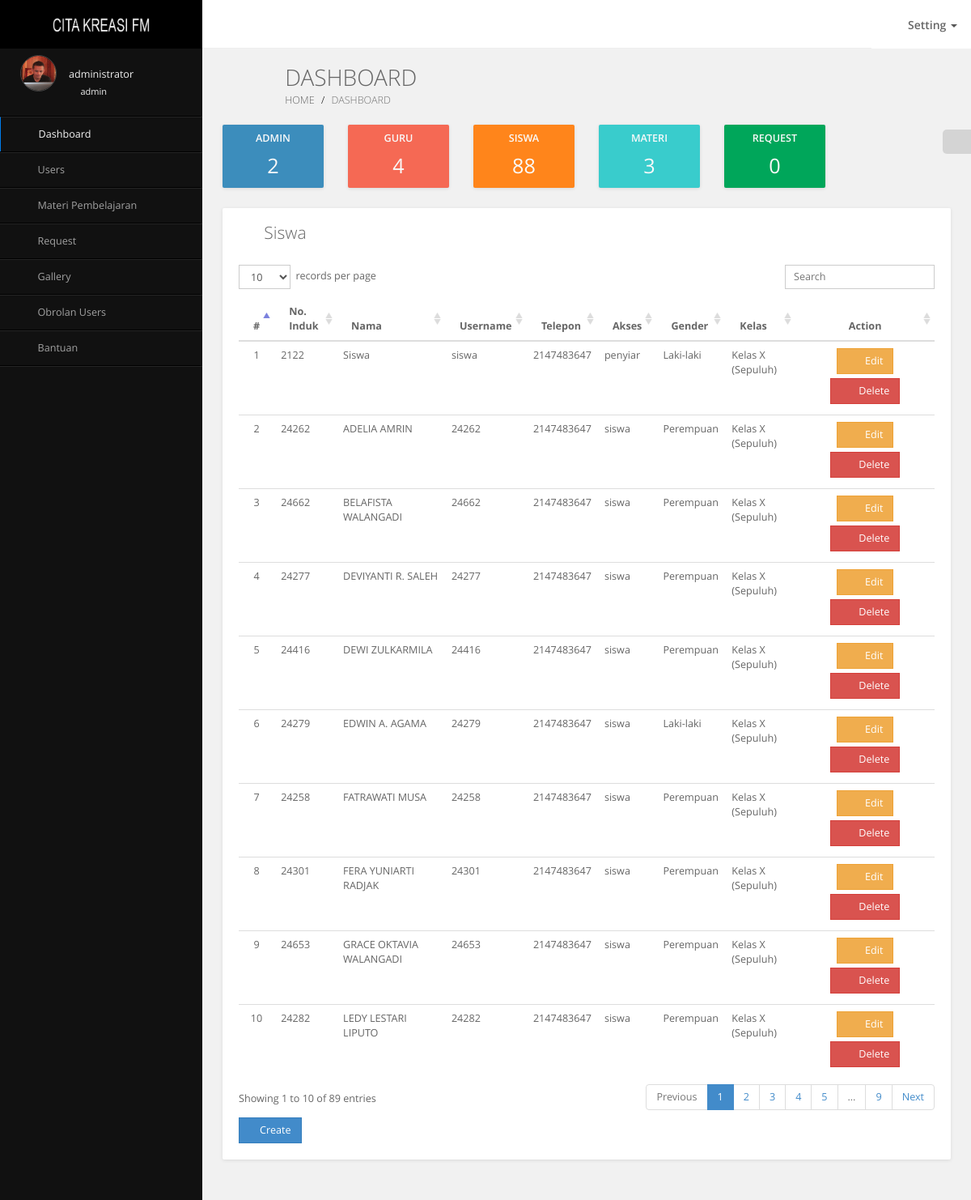
Screenshot of /dashboard?users=siswa (signed in) with the database file from the repository.
### tables this page shows
CREATE TABLE IF NOT EXISTS `users` (
  `id` int(11) NOT NULL AUTO_INCREMENT,
  `nomor_induk` int(16) DEFAULT NULL,
  `name` varchar(50) DEFAULT NULL,
  `username` varchar(30) DEFAULT NULL,
  `password` varchar(32) DEFAULT NULL,
  `telp` int(16) DEFAULT NULL,
  `alamat` text,
  `status` varchar(25) DEFAULT NULL,
  `gender` varchar(25) DEFAULT NULL,
  `foto` varchar(250) DEFAULT NULL,
  `access` varchar(7) DEFAULT NULL,
  `kelas` varchar(20) NOT NULL,
  PRIMARY KEY (`id`)
);

### dashboard/table/siswa.php (the view)
<div class="row">
	<div class="col-md-12">
		<div class="grid no-border">
			<div class="grid-header">
				<i class="fa fa-table"></i>
				<span class="grid-title">Siswa</span>
				<div class="pull-right grid-tools">
					<a data-widget="collapse" title="Collapse"><i class="fa fa-chevron-up"></i></a>
					<a data-widget="reload" title="Reload"><i class="fa fa-refresh"></i></a>
					<a data-widget="remove" title="Remove"><i class="fa fa-times"></i></a>
				</div>
			</div>
			<div class="grid-body">
				<table id="dataTables1" class="table table-hover display" cellspacing="0" width="100%">
					<thead>
						<tr>
							<th width="3%" align="center">#</th>
							<th>No. Induk</th>
							<th>Nama</th>
							<th>Username</th>
							<th>Telepon</th>
							<th>Akses</th>
							<th>Gender</th>
							<th>Kelas</th>
							<th width="20%"><center>Action</center></th>
						</tr>
					</thead>
					<tbody>
						<?php
							$no 		=	1;
							$siswa 		=	mysql_query("SELECT * FROM users WHERE access='siswa' or access='penyiar'");
							while ($data=mysql_fetch_array($siswa)) {
						?>
						<tr>
							<td><center><?php echo $no; ?></center></td>
							<td><?php echo $data['nomor_induk']; ?></td>
							<td><?php echo $data['name']; ?></td>
							<td><?php echo $data['username']; ?></td>
							<td><?php echo $data['telp']; ?></td>
							<td><?php echo $data['access']; ?></td>
							<td><?php echo $data['gender']; ?></td>
							<td><?php echo $data['kelas']; ?></td>
							<td>
								<center>
									<a href="?siswa-edit=<?php echo $data['id']; ?>" class="btn btn-warning"><span class="fa fa-edit"></span> Edit</a>
									<a href="?siswa-delete=<?php echo $data['id']; ?>" class="btn btn-danger"><span class="fa fa-trash-o"></span> Delete</a>
								</center>
							</td>
						</tr>
						<?php
							$no++;
							}
						?>
					</tbody>
				</table>
				<a href="?users=siswa-create" class="btn btn-primary"><span class="fa fa-plus"></span> Create</a>
			</div>
		</div>
	</div>
</div>

### dashboard/index.php (shortened to what this page needs)
<?php
	if (!isset($_SESSION['username'])) {
		header('Location: ../index.php');
	}elseif (isset($_SESSION['access'])) {
		if ($_SESSION['access'] == 'admin' OR 'guru' OR 'siswa') {
			require_once('layout/header.php');
			require_once('layout/sidebar.php');
?>
		<aside class="right-side">
		    <section class="content-header">
				<i class="fa fa-home"></i>
				<span>Dashboard</span>
				<ol class="breadcrumb">
					<li><a href="/" target="_blank">Home</a></li>
					<li class="active">Dashboard</li>
				</ol>
			</section>
			<section class="content">
				<div class="row">
					<div class="col-sm-12">
						<div class="row">
							<div class="col-lg-2 col-md-4 col-sm-6">
								<div class="grid widget bg-light-blue">
									<div class="grid-body">
										<span class="title">ADMIN</span>
										<?php
											$users 		=	mysql_query("SELECT COUNT(name) AS total FROM users WHERE access='admin'");
											$data 		=	mysql_fetch_array($users);
										?>
										<span class="value"><?php echo $data['total']; ?></span>
									</div>
								</div>
							</div>
							<div class="col-lg-2 col-md-4 col-sm-6">
								<div class="grid widget bg-red">
									<div class="grid-body">
										<span class="title">GURU</span>
										<?php
											$guru 		=	mysql_query("SELECT COUNT(name) AS total FROM users WHERE access='guru'");
											$data 		=	mysql_fetch_array($guru);
										?>
										<span class="value"><?php echo $data['total']; ?></span>
									</div>
								</div>
							</div>
							<div class="col-lg-2 col-md-4 col-sm-6">
								<div class="grid widget bg-orange">
									<div class="grid-body">
										<span class="title">SISWA</span>
										<?php
											$siswa 		=	mysql_query("SELECT COUNT(name) AS total FROM users WHERE access='siswa'");
											$data 		=	mysql_fetch_array($siswa);
										?>
										<span class="value"><?php echo $data['total']; ?></span>
									</div>
								</div>
							</div>
							<div class="col-lg-2 col-md-4 col-sm-6">
								<div class="grid widget bg-teal">
									<div class="grid-body">
										<span class="title">MATERI</span>
										<?php
											$alat 		=	mysql_query("SELECT COUNT(nama_file) AS total FROM download");
											$data 		=	mysql_fetch_array($alat);
										?>
										<span class="value"><?php echo $data['total']; ?></span>
									</div>
								</div>
							</div>
							<div class="col-lg-2 col-md-4 col-sm-6">
								<div class="grid widget bg-green">
									<div class="grid-body">
										<span class="title">REQUEST</span>
										<?php
											$request	=	mysql_query("SELECT COUNT(name) AS total FROM request");
											$data 		=	mysql_fetch_array($request);
										?>
										<span class="value"><?php echo $data['total']; ?></span>
									</div>
								</div>
							</div>
						</div>
					</div>
				</div>
				<?php include('function/content.php'); ?>
			</section>
		</aside>
<?php
	require_once('layout/footer.php');
		}
	}
?>

### dashboard/layout/header.php (shortened to what this page needs)
<!DOCTYPE html>
<html lang="en">
<head>
	<link rel="stylesheet" href="../assets/plugins/bootstrap/css/bootstrap.min.css">
	<link rel="stylesheet" href="../assets/plugins/font-awesome/css/font-awesome.min.css">
	<link rel="stylesheet" href="../assets/plugins/pace/pace-theme-minimal.css">
	<link rel="stylesheet" href="../assets/plugins/jquery-gritter/css/jquery.gritter.css">
	<link rel="stylesheet" href="../assets/plugins/bootstrap-datetimepicker/css/bootstrap-datetimepicker.min.css">
	<link rel="stylesheet" href="../assets/plugins/jquery-jvectormap/jquery-jvectormap-1.2.2.css">
	<link rel="stylesheet" href="../assets/plugins/icheck/skins/square/blue.css">
	<link rel="stylesheet" href="../assets/plugins/switchery/switchery.min.css">
	<link rel="stylesheet" href="../assets/plugins/bootstrap-datetimepicker/css/bootstrap-datetimepicker.min.css">
	<link rel="stylesheet" href="../assets/plugins/bootstrap-colorpicker/css/bootstrap-colorpicker.min.css">
	<link rel="stylesheet" href="../assets/plugins/select2/select2.css">
	<link rel="stylesheet" href="../assets/plugins/select2/select2-bootstrap.css">
	<link rel="stylesheet" href="../assets/plugins/bootstrap-slider/css/slider.css">
	<link rel="stylesheet" href="../assets/plugins/bootstrap-summernote/summernote.css">
	<link rel="stylesheet" href="../assets/plugins/bootstrap-summernote/summernote-bs3.css">
	<link rel="stylesheet" href="../assets/plugins/fullcalendar/fullcalendar.css">
	<link rel="stylesheet" href="../assets/plugins/fullcalendar/fullcalendar.print.css">
	<link rel="stylesheet" href="../assets/plugins/pace/pace-theme-minimal.css">
	<link rel="stylesheet" href="../assets/plugins/jquery-datatables/css/dataTables.bootstrap.css">
	<link rel="stylesheet" href="../assets/plugins/jquery-niftymodal/css/component.css">
	<link rel="stylesheet" href="../assets/css/maindb.css">
	<link rel="stylesheet" href="../assets/css/skins.css">
</head>
<body class="skin-dark">
	<header class="header">
		<a href="index.php" class="logo">
		<img src="../assets/img/logo.png" alt="Cita Kreasi FM" height="20">
		</a>
		<nav class="navbar navbar-static-top" role="navigation">
			<a href="#" class="navbar-btn sidebar-toggle" data-toggle="offcanvas" role="button">
				<span class="fa fa-bars fa-lg"></span>
			</a>
			<div class="navbar-right">
				<ul class="nav navbar-nav">
					<li class="dropdown profile-menu">
						<a href="#" class="dropdown-toggle" data-toggle="dropdown">
							<i class="fa fa-cog fa-lg"></i>
							<span class="username">Setting</span>
							<i class="caret"></i>
						</a>
					</li>
				</ul>
			</div>
		</nav>
	</header>

### dashboard/layout/sidebar.php (shortened to what this page needs)
<div class="wrapper row-offcanvas row-offcanvas-left">
	<aside class="left-side sidebar-offcanvas">
		<section class="sidebar">
			<div class="user-panel">
				<div class="pull-left image">
					<img src="<?php echo $_SESSION['foto']; ?>" class="img-circle" alt="User Image">
				</div>
				<div class="pull-left info"><br/>
					<p><?php echo $_SESSION['name']; ?></p>
					<a href="?profile=<?php echo $_SESSION['id']; ?>"><i class="fa fa-circle text-green"></i> <?php echo $_SESSION['username']; ?></a>
				</div>
			</div><br/>
			<ul class="sidebar-menu">
				<li class="active">
					<a href="/dashboard">
						<i class="fa fa-unlock"></i><span>Dashboard</span>
					</a>
				</li>
			<?php
				if (isset($_SESSION['access'])) {
					if ($_SESSION['access'] == 'admin') {
			?>
				<li class="menu">
					<a href="#">
						<i class="fa fa-users"></i><span>Users</span>
						<i class="fa fa-angle-left pull-right"></i>
					</a>
				</li>
				<li class="menu">
					<a href="#">
						<i class="fa fa-book"></i><span>Materi Pembelajaran</span>
						<i class="fa fa-angle-left pull-right"></i>
					</a>
				</li>
				<li class="menu">
					<a href="#">
						<i class="fa fa-music"></i><span>Request</span>
						<i class="fa fa-angle-left pull-right"></i>
					</a>
				</li>
				<li>
					<a href="?galeri=galeri">
						<i class="fa fa-camera"></i><span>Gallery</span>
					</a>
				</li>
				<li>
					<a href="?obrolan=obrolan">
					<i class="fa fa-comments"></i><span>Obrolan Users</span>
					</a>
				</li>
				<li>
					<a href="?users=bantuan">
					<i class="fa fa-question-circle"></i><span>Bantuan</span>
					</a>
				</li>
			<?php
					}
				}
			?>
			</ul>
		</section>
	</aside>

### dashboard/function/content.php (shortened to what this page needs)
<?php
	if (isset($_GET['users'])) {
		if ($_GET['users'] == 'admin') {
			include('table/admin.php');
		}elseif ($_GET['users'] == 'admin-create') {
			include('function/create.php');
			include('forms/create_admin.php');
		}elseif ($_GET['users'] == 'bantuan') {
			include('table/bantuan.php');
		}elseif ($_GET['users'] == 'guru') {
			include('table/guru.php');
		}elseif ($_GET['users'] == 'guru-create') {
			include('function/create.php');
			include('forms/create_guru.php');
		}elseif ($_GET['users'] == 'siswa') {
			include('table/siswa.php');
		}elseif ($_GET['users'] == 'siswa-create') {
			include('function/create.php');
			include('forms/create_siswa.php');
		}
	}elseif (isset($_GET['admin-edit'])) {
		include('function/edit.php');
		include('forms/edit_admin.php');
	}elseif (isset($_GET['admin-delete'])) {
		include('function/delete.php');
	}elseif (isset($_GET['guru-edit'])) {
		include('function/edit.php');
		include('forms/edit_guru.php');
	}elseif (isset($_GET['guru-delete'])) {
		include('function/delete.php');
	}elseif (isset($_GET['siswa-edit'])) {
		include('function/edit.php');
		include('forms/edit_siswa.php');
	}elseif (isset($_GET['siswa-delete'])) {
		include('function/delete.php');
	}elseif (isset($_GET['profile'])) {
		include('function/edit.php');
		include('forms/edit_profile.php');
	}elseif (isset($_GET['modul-delete'])) {
		include('function/delete.php');
	}elseif (isset($_GET['request-kosong'])) {
		include('function/delete.php');
	}elseif (isset($_GET['request-delete'])) {
		include('function/delete.php');
	}elseif (isset($_GET['galeri-edit'])) {
		include('function/edit.php');
		include('forms/edit_galeri.php');
	}elseif (isset($_GET['galeri-delete'])) {
		include('function/delete.php');
	}elseif (isset($_GET['obrolan'])) {
		if ($_GET['obrolan'] == 'obrolan') {
			include('forms/obrolan/obrolan.php');
			include('forms/obrolan/kirim.php');
		}
	}
?>

### dashboard/layout/footer.php (shortened to what this page needs)
	</div>
</body>
</html>

### assets/css/skins.css (style rules this page uses)
.skin-dark .logo { background-color: #000000; }
.skin-dark .left-side { background: #111111; }
.skin-dark .sidebar { border-bottom: 1px solid #252525; }
.skin-dark .sidebar a { color: #a1a1a1; }
.skin-dark .user-panel > .image > img { border: 1px solid #444444; }
.skin-dark .user-panel > .info, .skin-dark .user-panel > .info > a { color: #eeeeee; }
.skin-dark .sidebar > .sidebar-menu > li { border-top: 1px solid #252525; border-bottom: 1px solid #000000; }
.skin-dark .sidebar > .sidebar-menu > li:first-of-type { border-top: 1px solid #000000; }
.skin-dark .sidebar > .sidebar-menu > li:first-of-type > a { border-top: 1px solid #252525; }
.skin-dark .sidebar > .sidebar-menu > li > a:hover, .skin-dark .sidebar > .sidebar-menu > li.active > a { color: #f4f4f4; }
.skin-dark .sidebar > .sidebar-menu > li.active > a { border-left: 1px solid #007be9; }

### rows the page displays
users: nomor_induk "2122", name "Siswa", username "siswa", telp "2147483647", access "penyiar", gender "Laki-laki", kelas "Kelas X (Sepuluh)"
users: nomor_induk "24262", name "ADELIA AMRIN", username "24262", telp "2147483647", access "siswa", gender "Perempuan", kelas "Kelas X (Sepuluh)"
users: nomor_induk "24662", name "BELAFISTA WALANGADI", username "24662", telp "2147483647", access "siswa", gender "Perempuan", kelas "Kelas X (Sepuluh)"
users: nomor_induk "24277", name "DEVIYANTI R. SALEH", username "24277", telp "2147483647", access "siswa", gender "Perempuan", kelas "Kelas X (Sepuluh)"
users: nomor_induk "24416", name "DEWI ZULKARMILA", username "24416", telp "2147483647", access "siswa", gender "Perempuan", kelas "Kelas X (Sepuluh)"
users: nomor_induk "24279", name "EDWIN A. AGAMA", username "24279", telp "2147483647", access "siswa", gender "Laki-laki", kelas "Kelas X (Sepuluh)"
users: nomor_induk "24258", name "FATRAWATI MUSA", username "24258", telp "2147483647", access "siswa", gender "Perempuan", kelas "Kelas X (Sepuluh)"
users: nomor_induk "24301", name "FERA YUNIARTI RADJAK", username "24301", telp "2147483647", access "siswa", gender "Perempuan", kelas "Kelas X (Sepuluh)"
users: nomor_induk "24653", name "GRACE OKTAVIA WALANGADI", username "24653", telp "2147483647", access "siswa", gender "Perempuan", kelas "Kelas X (Sepuluh)"
users: nomor_induk "24282", name "LEDY LESTARI LIPUTO", username "24282", telp "2147483647", access "siswa", gender "Perempuan", kelas "Kelas X (Sepuluh)"

### other values shown
$_SESSION['name'] "administrator"
$_SESSION['username'] "admin"
$data['total'] "2"
$data['total'] "4"
$data['total'] "88"
$data['total'] "3"
$data['total'] "0"
